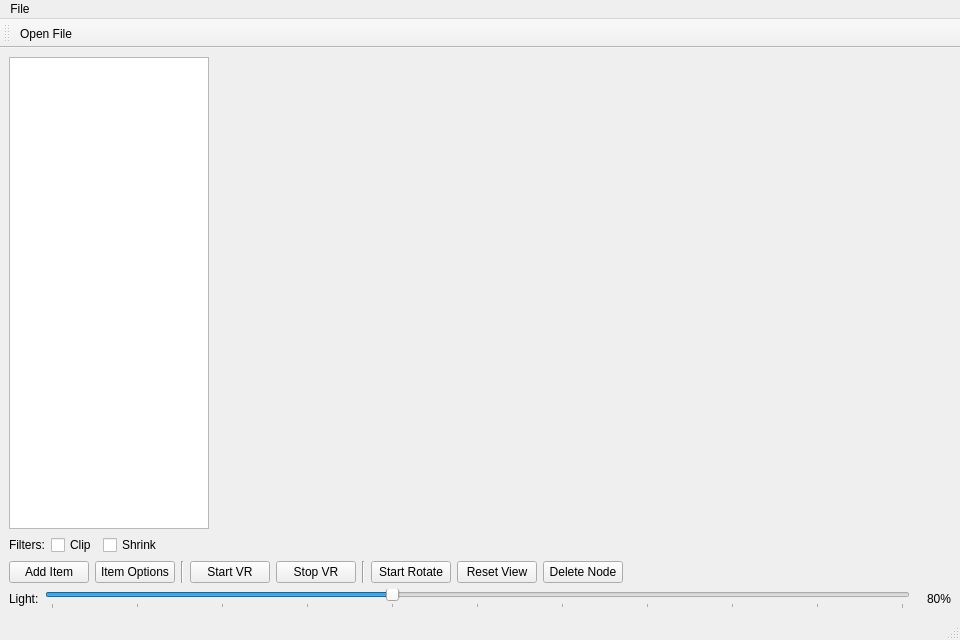
<?xml version="1.0" encoding="UTF-8"?>
<ui version="4.0">
 <class>MainWindow</class>
 <widget class="QMainWindow" name="MainWindow">
  <property name="geometry">
   <rect><x>0</x><y>0</y><width>960</width><height>640</height></rect>
  </property>
  <property name="windowTitle">
   <string>EEEE2076 VR Viewer</string>
  </property>
  <widget class="QWidget" name="centralwidget">
   <layout class="QVBoxLayout" name="verticalLayout">

    <!-- 主体区域：TreeView + VTK窗口 -->
    <item>
     <layout class="QHBoxLayout" name="horizontalLayout">
      <item>
       <widget class="QTreeView" name="treeView">
        <property name="sizePolicy">
         <sizepolicy hsizetype="Fixed" vsizetype="Expanding">
          <horstretch>0</horstretch><verstretch>0</verstretch>
         </sizepolicy>
        </property>
        <property name="maximumSize">
         <size><width>200</width><height>16777215</height></size>
        </property>
        <property name="contextMenuPolicy">
         <enum>Qt::ContextMenuPolicy::ActionsContextMenu</enum>
        </property>
       </widget>
      </item>
      <item>
       <widget class="QVTKOpenGLNativeWidget" name="widget" native="true">
        <property name="sizePolicy">
         <sizepolicy hsizetype="Expanding" vsizetype="Expanding">
          <horstretch>0</horstretch><verstretch>0</verstretch>
         </sizepolicy>
        </property>
       </widget>
      </item>
     </layout>
    </item>

    <!-- 滤镜控制行 -->
    <item>
     <layout class="QHBoxLayout" name="filterLayout">
      <item>
       <widget class="QLabel" name="labelFilters">
        <property name="text"><string>Filters:</string></property>
       </widget>
      </item>
      <item>
       <widget class="QCheckBox" name="checkBoxClip">
        <property name="text"><string>Clip</string></property>
       </widget>
      </item>
      <item>
       <widget class="QCheckBox" name="checkBoxShrink">
        <property name="text"><string>Shrink</string></property>
       </widget>
      </item>
      <item>
       <spacer name="filterSpacer">
        <property name="orientation"><enum>Qt::Orientation::Horizontal</enum></property>
        <property name="sizeHint" stdset="0">
         <size><width>40</width><height>20</height></size>
        </property>
       </spacer>
      </item>
     </layout>
    </item>

    <!-- 操作按钮行 -->
    <item>
     <layout class="QHBoxLayout" name="buttonLayout">

      <!-- 原有按钮 -->
      <item>
       <widget class="QPushButton" name="pushButton">
        <property name="text"><string>Add Item</string></property>
       </widget>
      </item>
      <item>
       <widget class="QPushButton" name="pushButton_2">
        <property name="text"><string>Item Options</string></property>
       </widget>
      </item>

      <!-- 分隔线 -->
      <item>
       <widget class="QFrame" name="line">
        <property name="frameShape"><enum>QFrame::Shape::VLine</enum></property>
        <property name="frameShadow"><enum>QFrame::Shadow::Sunken</enum></property>
       </widget>
      </item>

      <!-- VR控制按钮 -->
      <item>
       <widget class="QPushButton" name="pushButtonStartVR">
        <property name="text"><string>Start VR</string></property>
        <property name="toolTip"><string>Start VR rendering on HTC Vive</string></property>
       </widget>
      </item>
      <item>
       <widget class="QPushButton" name="pushButtonStopVR">
        <property name="text"><string>Stop VR</string></property>
        <property name="toolTip"><string>Stop VR rendering</string></property>
       </widget>
      </item>

      <!-- 分隔线 -->
      <item>
       <widget class="QFrame" name="line2">
        <property name="frameShape"><enum>QFrame::Shape::VLine</enum></property>
        <property name="frameShadow"><enum>QFrame::Shadow::Sunken</enum></property>
       </widget>
      </item>

      <!-- 动画控制按钮（阶段三新增）-->
      <item>
       <widget class="QPushButton" name="pushButtonRotate">
        <property name="text"><string>Start Rotate</string></property>
        <property name="toolTip"><string>Toggle model rotation in VR</string></property>
       </widget>
      </item>
      <item>
       <widget class="QPushButton" name="pushButtonResetView">
        <property name="text"><string>Reset View</string></property>
        <property name="toolTip"><string>Reset VR camera to initial position</string></property>
       </widget>
      </item>

      <!-- 删除节点按钮（加分功能）-->
      <item>
       <widget class="QPushButton" name="pushButtonDelete">
        <property name="text"><string>Delete Node</string></property>
        <property name="toolTip"><string>Delete selected node and remove from VR scene</string></property>
       </widget>
      </item>

      <item>
       <spacer name="horizontalSpacer">
        <property name="orientation"><enum>Qt::Orientation::Horizontal</enum></property>
        <property name="sizeHint" stdset="0">
         <size><width>40</width><height>20</height></size>
        </property>
       </spacer>
      </item>
     </layout>
    </item>

    <!-- 光照强度控制行（创意功能：VR运行时实时调节主光源亮度）-->
    <item>
     <layout class="QHBoxLayout" name="lightLayout">
      <item>
       <widget class="QLabel" name="labelLight">
        <property name="text"><string>Light:</string></property>
        <property name="toolTip"><string>Adjust main light intensity in VR scene</string></property>
       </widget>
      </item>
      <item>
       <widget class="QSlider" name="sliderLightIntensity">
        <property name="minimum"><number>0</number></property>
        <property name="maximum"><number>100</number></property>
        <property name="value"><number>40</number></property>
        <property name="orientation"><enum>Qt::Orientation::Horizontal</enum></property>
        <property name="tickPosition"><enum>QSlider::TickPosition::TicksBelow</enum></property>
        <property name="tickInterval"><number>10</number></property>
        <property name="toolTip"><string>Drag to change VR light intensity in real time</string></property>
        <property name="sizePolicy">
         <sizepolicy hsizetype="Expanding" vsizetype="Fixed">
          <horstretch>0</horstretch><verstretch>0</verstretch>
         </sizepolicy>
        </property>
       </widget>
      </item>
      <item>
       <widget class="QLabel" name="labelLightValue">
        <property name="text"><string>80%</string></property>
        <property name="minimumSize"><size><width>35</width><height>0</height></size></property>
        <property name="alignment"><set>Qt::AlignmentFlag::AlignRight|Qt::AlignmentFlag::AlignVCenter</set></property>
       </widget>
      </item>
     </layout>
    </item>

   </layout>
  </widget>

   <widget class="QMenuBar" name="menubar">
   <property name="geometry">
    <rect><x>0</x><y>0</y><width>960</width><height>22</height></rect>
   </property>
   <widget class="QMenu" name="menuFile">
    <property name="title"><string>File</string></property>
    <addaction name="actionOpen_File"/>
    <addaction name="actionOpen_Directory"/>
   </widget>
   <addaction name="menuFile"/>
  </widget>

  <widget class="QStatusBar" name="statusbar"/>

  <widget class="QToolBar" name="toolBar">
   <property name="windowTitle"><string>toolBar</string></property>
   <attribute name="toolBarArea"><enum>TopToolBarArea</enum></attribute>
   <attribute name="toolBarBreak"><bool>false</bool></attribute>
   <addaction name="actionOpen_File"/>
  </widget>

  <action name="actionOpen_File">
   <property name="icon">
    <iconset resource="icons.qrc">
     <normaloff>:/icon/Icons/fileopen.png</normaloff>:/icon/Icons/fileopen.png
    </iconset>
   </property>
   <property name="text"><string>Open File</string></property>
   <property name="menuRole"><enum>QAction::MenuRole::NoRole</enum></property>
  </action>

  <action name="actionItem_Options">
   <property name="text"><string>Item Options</string></property>
   <property name="toolTip"><string>Item Options</string></property>
   <property name="menuRole"><enum>QAction::MenuRole::NoRole</enum></property>
  </action>

  <!-- 【加分功能A-1】批量目录加载菜单项 -->
  <action name="actionOpen_Directory">
   <property name="text"><string>Open Directory...</string></property>
   <property name="toolTip"><string>Load all STL files from a directory (recursive)</string></property>
   <property name="shortcut"><string>Ctrl+Shift+O</string></property>
   <property name="menuRole"><enum>QAction::MenuRole::NoRole</enum></property>
  </action>

  <!-- 【加分功能A-2】右键菜单 Delete 节点 -->
  <action name="actionDelete_Node">
   <property name="text"><string>Delete</string></property>
   <property name="toolTip"><string>Delete selected node and remove from VR scene</string></property>
   <property name="shortcut"><string>Del</string></property>
   <property name="menuRole"><enum>QAction::MenuRole::NoRole</enum></property>
  </action>

 </widget>
 <customwidgets>
  <customwidget>
   <class>QVTKOpenGLNativeWidget</class>
   <extends>QWidget</extends>
   <header>QVTKOpenGLNativeWidget.h</header>
   <container>1</container>
  </customwidget>
 </customwidgets>
 <resources>
  <include location="icons.qrc"/>
 </resources>
 <connections/>
</ui>
